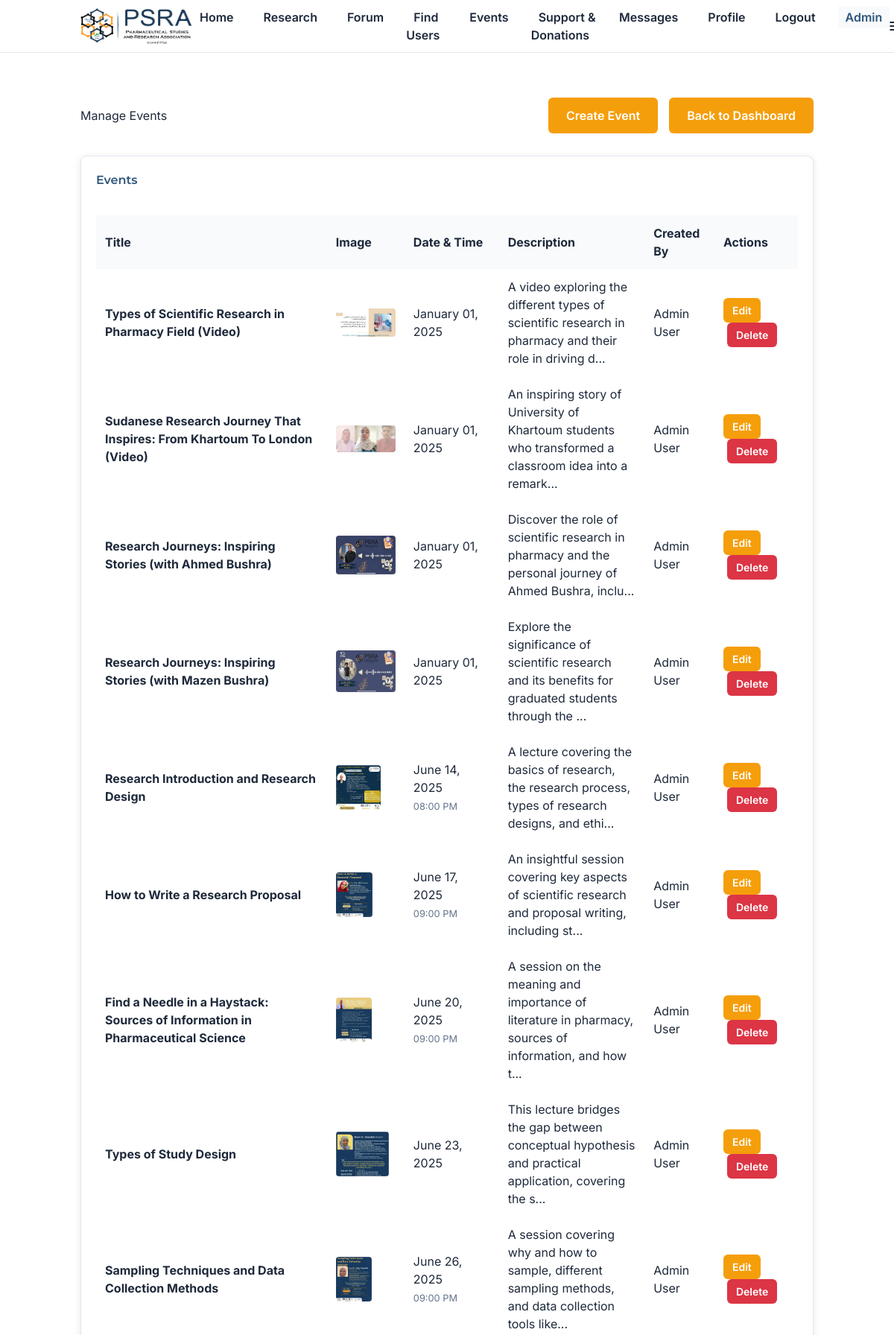
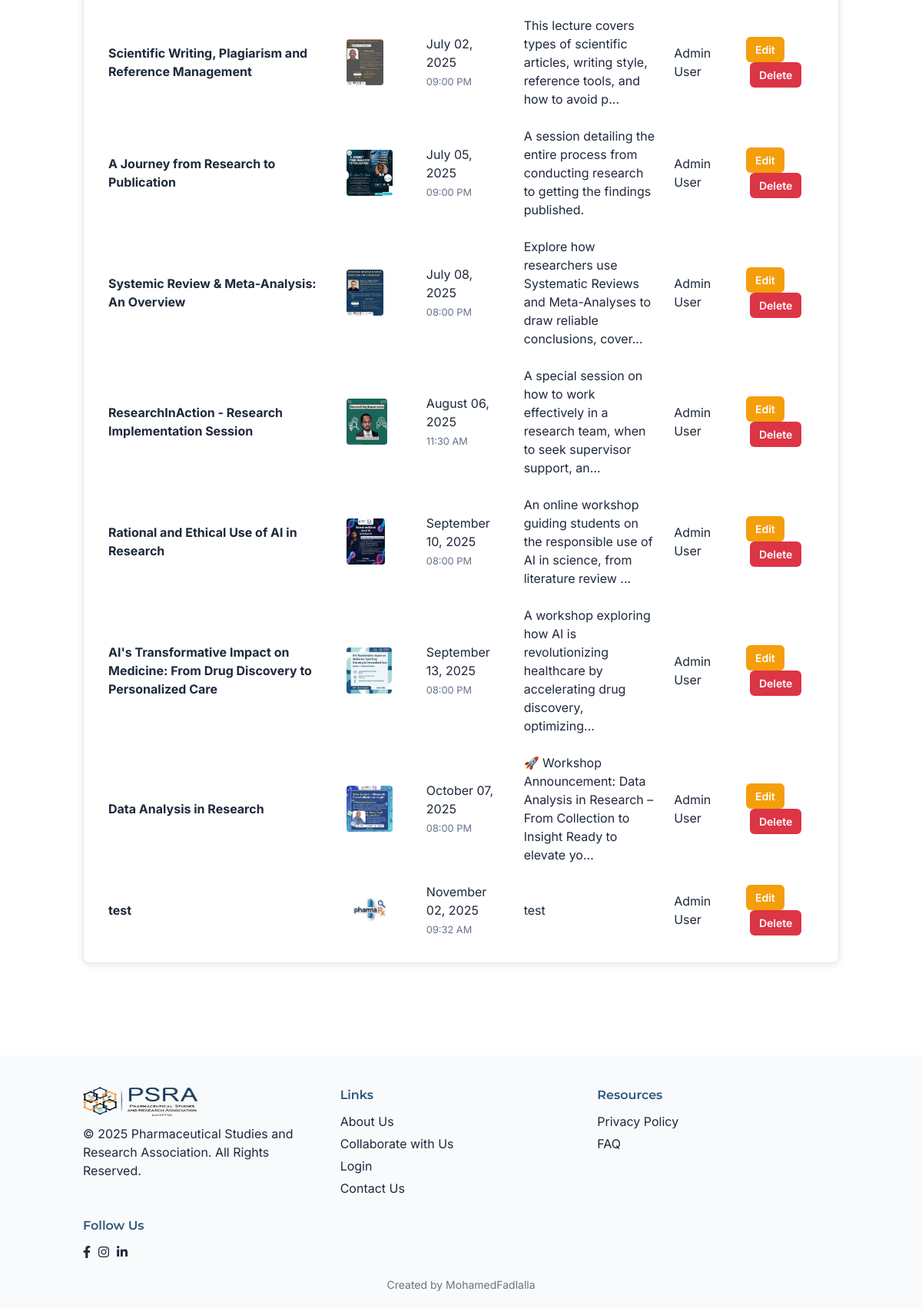
Screenshot of /admin/events (signed in) with the database file from the repository (2 pictures, top to bottom).
### models.py (models this page shows, shortened)
class Event(db.Model):
    id = db.Column(db.Integer, primary_key=True)
    title = db.Column(db.String(200), nullable=False)
    description = db.Column(db.Text, nullable=True)
    event_date = db.Column(db.Date, nullable=False)
    event_time = db.Column(db.Time, nullable=True)
    image_url = db.Column(db.String(200), default=None)
    presenter = db.Column(db.String(200), nullable=True)
    event_url = db.Column(db.String(500), nullable=True)
    is_archived = db.Column(db.Boolean, default=False)
    created_by = db.Column(db.Integer, db.ForeignKey('user.id'), nullable=False)
    created_at = db.Column(db.DateTime, default=datetime.utcnow)

class User(UserMixin, db.Model):
    id = db.Column(db.Integer, primary_key=True)
    name = db.Column(db.String(100), nullable=False)
    email = db.Column(db.String(120), unique=True, nullable=False)
    password_hash = db.Column(db.String(128), nullable=False)
    batch_number = db.Column(db.Integer, nullable=True)
    phone_number = db.Column(db.String(20), nullable=True)
    whatsapp_number = db.Column(db.String(20), nullable=True)
    is_member = db.Column(db.Boolean, default=False)
    status = db.Column(db.String(20), default='student')  # 'student', 'alumni', 'undergraduate'
    headline = db.Column(db.String(200), nullable=True)
    location = db.Column(db.String(100), nullable=True)
    about = db.Column(db.Text, nullable=True)
    skills = db.Column(db.Text, nullable=True)  # Comma-separated skills
    education = db.Column(db.Text, nullable=True)  # JSON array of education entries
    experience = db.Column(db.Text, nullable=True)  # JSON array of work experience entries
    linkedin_url = db.Column(db.String(200), nullable=True)
    website_url = db.Column(db.String(200), nullable=True)
    cover_photo_url = db.Column(db.String(200), default=None)
    profile_picture_url = db.Column(db.String(200), default=None)
    languages = db.Column(db.Text, nullable=True)  # Comma-separated languages
    certifications = db.Column(db.Text, nullable=True)  # JSON or text for certifications
    projects = db.Column(db.Text, nullable=True)  # JSON or text for projects
    publications = db.Column(db.Text, nullable=True)  # Research publications
    professional_summary = db.Column(db.Text, nullable=True)  # Separate from about
    is_admin = db.Column(db.Boolean, default=False)
    created_at = db.Column(db.DateTime, default=datetime.utcnow)
    posts = db.relationship('Post', backref='author', lazy=True)
    comments = db.relationship('Comment', backref='author', lazy=True)
    likes = db.relationship('Like', backref='user', lazy=True)
    events = db.relationship('Event', backref='creator', lazy=True)

### admin/routes.py (the view)
@admin_bp.route('/events')
@login_required
@admin_required
def manage_events():
    events = Event.query.order_by(Event.event_date.asc(), Event.event_time.asc()).all()
    return render_template('admin/events.html', events=events)

### admin/routes.py (called while the page is built)
def admin_required(f):
    @wraps(f)
    def decorated_function(*args, **kwargs):
        if not current_user.is_authenticated or not current_user.is_admin:
            flash('Access denied. Admin privileges required.', 'error')
            return redirect(url_for('home'))
        return f(*args, **kwargs)
    return decorated_function

### app.py (called while the page is built)
@login_manager.user_loader
def load_user(user_id):
    return User.query.get(int(user_id))

@app.context_processor
def inject_unread_messages():
    if current_user.is_authenticated:
        unread_count = Message.query.filter_by(receiver_id=current_user.id, is_read=False).count()
        return {'unread_message_count': unread_count}
    return {'unread_message_count': 0}

### templates/admin/events.html (shortened to what this page needs)
{% extends "base.html" %}
{% block content %}
<section class="section">
    <div class="container">
        <div style="display: flex; justify-content: space-between; align-items: center; margin-bottom: 30px;">
            <h2>Manage Events</h2>
            <div style="display: flex; gap: 15px;">
                <a href="{{ url_for('admin.create_event') }}" class="btn">Create Event</a>
                <a href="{{ url_for('admin.admin_dashboard') }}" class="btn btn-outline">Back to Dashboard</a>
            </div>
        </div>
        <div class="card">
            <h3>Events</h3>
            {% if events %}
                <div style="overflow-x: auto;">
                    <table style="width: 100%; border-collapse: collapse; margin-top: 20px;">
                        <thead>
                            <tr style="background-color: var(--bg-secondary);">
                                <th style="padding: 12px; text-align: left; border-bottom: 1px solid var(--border);">Title</th>
                                <th style="padding: 12px; text-align: left; border-bottom: 1px solid var(--border);">Image</th>
                                <th style="padding: 12px; text-align: left; border-bottom: 1px solid var(--border);">Date & Time</th>
                                <th style="padding: 12px; text-align: left; border-bottom: 1px solid var(--border);">Description</th>
                                <th style="padding: 12px; text-align: left; border-bottom: 1px solid var(--border);">Created By</th>
                                <th style="padding: 12px; text-align: left; border-bottom: 1px solid var(--border);">Actions</th>
                            </tr>
                        </thead>
                        <tbody>
                            {% for event in events %}
                            <tr style="border-bottom: 1px solid var(--border);">
                                <td style="padding: 12px; font-weight: bold;">{{ event.title }}</td>
                                <td style="padding: 12px;">
                                    {% if event.image_url %}
                                    <img src="{{ url_for('static', filename='images/' + event.image_url) }}" alt="Event Image" style="max-width: 80px; max-height: 60px; border-radius: 4px; object-fit: cover;">
                                    {% else %}
                                    <em style="color: var(--text-muted); font-size: 14px;">No image</em>
                                    {% endif %}
                                </td>
                                <td style="padding: 12px;">
                                    {{ event.event_date.strftime('%B %d, %Y') }}
                                    {% if event.event_time %}
                                    <br><small style="color: var(--text-muted);">{{ event.event_time.strftime('%I:%M %p') }}</small>
                                    {% endif %}
                                </td>
                                <td style="padding: 12px;">
                                    <div style="max-width: 300px; word-wrap: break-word;">
                                        {% if event.description %}
                                            {{ event.description[:100] }}{% if event.description|length > 100 %}...{% endif %}
                                        {% else %}
                                            <em style="color: var(--text-muted);">No description</em>
                                        {% endif %}
                                    </div>
                                </td>
                                <td style="padding: 12px;">{{ event.creator.name }}</td>
                                <td style="padding: 12px;">
                                    <a href="{{ url_for('admin.edit_event', event_id=event.id) }}" class="btn" style="padding: 6px 12px; font-size: 14px;">Edit</a>
                                    <form method="POST" action="{{ url_for('admin.delete_event', event_id=event.id) }}" style="display: inline;" onsubmit="return confirm('Are you sure you want to delete this event?')">
                                        <button type="submit" class="btn" style="padding: 6px 12px; font-size: 14px; background-color: #dc3545; margin-left: 5px;">Delete</button>
                                    </form>
                                </td>
                            </tr>
                            {% endfor %}
                        </tbody>
                    </table>
                </div>
            {% else %}
                <div style="text-align: center; padding: 40px;">
                    <p style="font-size: 18px; color: var(--text-muted); margin-bottom: 20px;">No events created yet.</p>
                    <a href="{{ url_for('admin.create_event') }}" class="btn">Create Your First Event</a>
                </div>
            {% endif %}
        </div>
    </div>
</section>
{% endblock %}

### static/css/style.css (style rules this page uses)
:root { --primary-blue: #2D577B; --primary-blue-light: #607D9B; --accent-orange: #F59E0B; --accent-orange-hover: #E6930A; --accent-green: #4ADE80; --text-gray: #1E293B; --text-muted: #64748B; --bg-secondary: #F8FAFC; --border-color: #E2E8F0; }
*, *::before, *::after { box-sizing: border-box; }
html { scroll-behavior: smooth; }
body { font-family: 'Inter', -apple-system, BlinkMacSystemFont, 'Segoe UI', Roboto, sans-serif; font-size: 16px; line-height: 1.5; color: var(--text-gray); background-color: #ffffff; -webkit-font-smoothing: antialiased; -moz-osx-font-smoothing: grayscale; }
.section { padding: 60px 0; background-color: #ffffff; }
.container { max-width: 1200px; margin: 0 auto; padding: 0 20px; }
.card { background-color: #ffffff; border-radius: 8px; box-shadow: 0 2px 10px rgba(0, 0, 0, 0.1); padding: 20px; margin-bottom: 20px; border: 1px solid var(--border-color); transition: box-shadow 0.3s ease; }
.card h3 { margin-top: 0; margin-bottom: 15px; color: var(--primary-blue); font-family: 'Montserrat', sans-serif; font-weight: 600; }
.btn { display: inline-block; padding: 12px 24px; background-color: var(--accent-orange); color: #ffffff; text-decoration: none; border-radius: 6px; font-weight: 600; font-family: 'Inter', sans-serif; transition: all 0.3s ease; border: none; cursor: pointer; text-align: center; }

### rows the page displays
Event: title "Types of Scientific Research in Pharmacy Field (Video)", image_url (picture), event_date "January 01, 2025", description "A video exploring the different types of scientific research in pharmacy and their role in driving d", creator.name "Admin User"
Event: title "Sudanese Research Journey That Inspires: From Khartoum To London (Video)", image_url (picture), event_date "January 01, 2025", description "An inspiring story of University of Khartoum students who transformed a classroom idea into a remark", creator.name "Admin User"
Event: title "Research Journeys: Inspiring Stories (with Ahmed Bushra)", image_url (picture), event_date "January 01, 2025", description "Discover the role of scientific research in pharmacy and the personal journey of Ahmed Bushra, inclu", creator.name "Admin User"
Event: title "Research Journeys: Inspiring Stories (with Mazen Bushra)", image_url (picture), event_date "January 01, 2025", description "Explore the significance of scientific research and its benefits for graduated students through the", creator.name "Admin User"
Event: title "Research Introduction and Research Design", image_url (picture), event_date "June 14, 2025", event_time "08:00 PM", description "A lecture covering the basics of research, the research process, types of research designs, and ethi", creator.name "Admin User"
Event: title "How to Write a Research Proposal", image_url (picture), event_date "June 17, 2025", event_time "09:00 PM", description "An insightful session covering key aspects of scientific research and proposal writing, including st", creator.name "Admin User"
Event: title "Find a Needle in a Haystack: Sources of Information in Pharmaceutical Science", image_url (picture), event_date "June 20, 2025", event_time "09:00 PM", description "A session on the meaning and importance of literature in pharmacy, sources of information, and how t", creator.name "Admin User"
Event: title "Types of Study Design", image_url (picture), event_date "June 23, 2025", description "This lecture bridges the gap between conceptual hypothesis and practical application, covering the s", creator.name "Admin User"
Event: title "Sampling Techniques and Data Collection Methods", image_url (picture), event_date "June 26, 2025", event_time "09:00 PM", description "A session covering why and how to sample, different sampling methods, and data collection tools like", creator.name "Admin User"
Event: title "Scientific Writing, Plagiarism and Reference Management", image_url (picture), event_date "July 02, 2025", event_time "09:00 PM", description "This lecture covers types of scientific articles, writing style, reference tools, and how to avoid p", creator.name "Admin User"
Event: title "A Journey from Research to Publication", image_url (picture), event_date "July 05, 2025", event_time "09:00 PM", description "A session detailing the entire process from conducting research to getting the findings published.", creator.name "Admin User"
Event: title "Systemic Review & Meta-Analysis: An Overview", image_url (picture), event_date "July 08, 2025", event_time "08:00 PM", description "Explore how researchers use Systematic Reviews and Meta-Analyses to draw reliable conclusions, cover", creator.name "Admin User"
Event: title "ResearchInAction - Research Implementation Session", image_url (picture), event_date "August 06, 2025", event_time "11:30 AM", description "A special session on how to work effectively in a research team, when to seek supervisor support, an", creator.name "Admin User"
Event: title "Rational and Ethical Use of AI in Research", image_url (picture), event_date "September 10, 2025", event_time "08:00 PM", description "An online workshop guiding students on the responsible use of AI in science, from literature review", creator.name "Admin User"
Event: title "AI's Transformative Impact on Medicine: From Drug Discovery to Personalized Care", image_url (picture), event_date "September 13, 2025", event_time "08:00 PM", description "A workshop exploring how AI is revolutionizing healthcare by accelerating drug discovery, optimizing", creator.name "Admin User"
Event: title "Data Analysis in Research", image_url (picture), event_date "October 07, 2025", event_time "08:00 PM", description "🚀 Workshop Announcement: Data Analysis in Research – From Collection to Insight Ready to elevate yo", creator.name "Admin User"
Event: title "test", image_url (picture), event_date "November 02, 2025", event_time "09:32 AM", description "test", creator.name "Admin User"
